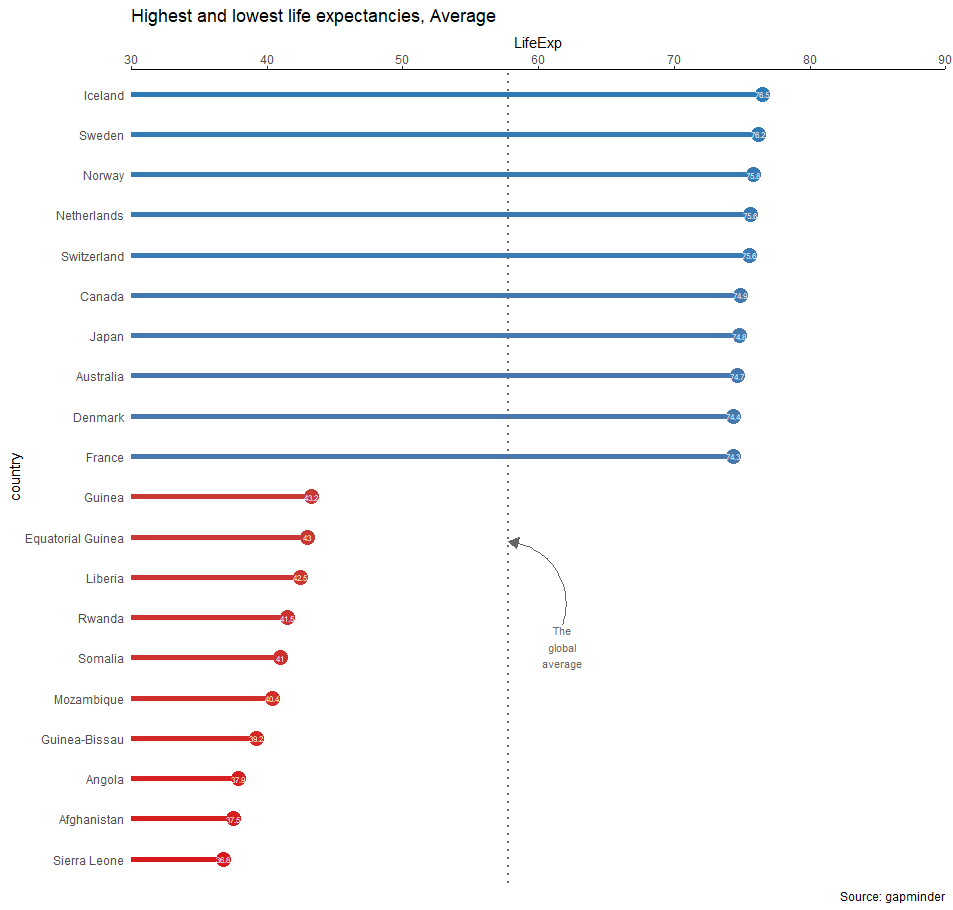

Source code (R):

library(gapminder)
library(tidyverse)
library(ggplot2)
library(RColorBrewer)

gapminder

#calculate average lifeExp for each country
avg_life_expPerCountry <- gapminder %>% select(-continent,-pop,-gdpPercap)%>%
  group_by(country)%>%summarise(avg_lifeExp = mean(lifeExp))%>%
  arrange(desc(avg_lifeExp))

unique(gapminder$year)



avg_life_expPerCountry

#top10
top10 <- head(avg_life_expPerCountry$country,10)
#bottom10
bot10 <- tail(avg_life_expPerCountry$country,10)
#filter using the vectors above
avg_life_expPerCountry <- avg_life_expPerCountry %>% filter(country %in% c(top10,bot10))%>%
  arrange((avg_lifeExp))

avg_life_expPerCountry 
avg_life_expPerCountry$country <- factor(avg_life_expPerCountry$country , levels = avg_life_expPerCountry$country)
# Set the color scale
palette <- brewer.pal(5, "RdYlBu")[-(2:4)]

ggplot(avg_life_expPerCountry, aes(x = avg_lifeExp, y = country, color = avg_lifeExp)) +
  geom_point(size = 5)+
  geom_segment(aes(xend = 30, yend = country), size = 2)+
  geom_text(aes(label = round(avg_lifeExp,1)), color = "white", size = 2)+
  scale_x_continuous("LifeExp", expand =  c(0, 0), limits = c(30, 90), position = "top")+
  scale_color_gradientn(colors = palette)+
  theme_classic()+
  theme(axis.line.y = element_blank(),
        axis.ticks.y =element_blank(),
        legend.position = "none")+
  geom_vline(xintercept =mean(avg_life_expPerCountry$avg_lifeExp) , color = "grey40", linetype = 3,size = 1) +
  annotate(
    "text",
    x = mean(avg_life_expPerCountry$avg_lifeExp) + 4, y = 6.8,
    label = "The\nglobal\naverage",
    vjust = 1, size = 3, color = "grey40"
  )+annotate(
    "curve",
    x = mean(avg_life_expPerCountry$avg_lifeExp) + 4, y = 6.8,
    xend = mean(avg_life_expPerCountry$avg_lifeExp), yend = 8.9,
    arrow = arrow(length = unit(0.3, "cm"), type = "closed"),
    color = "grey40"
  )+labs(title ="Highest and lowest life expectancies, Average",caption="Source: gapminder")
  
        
